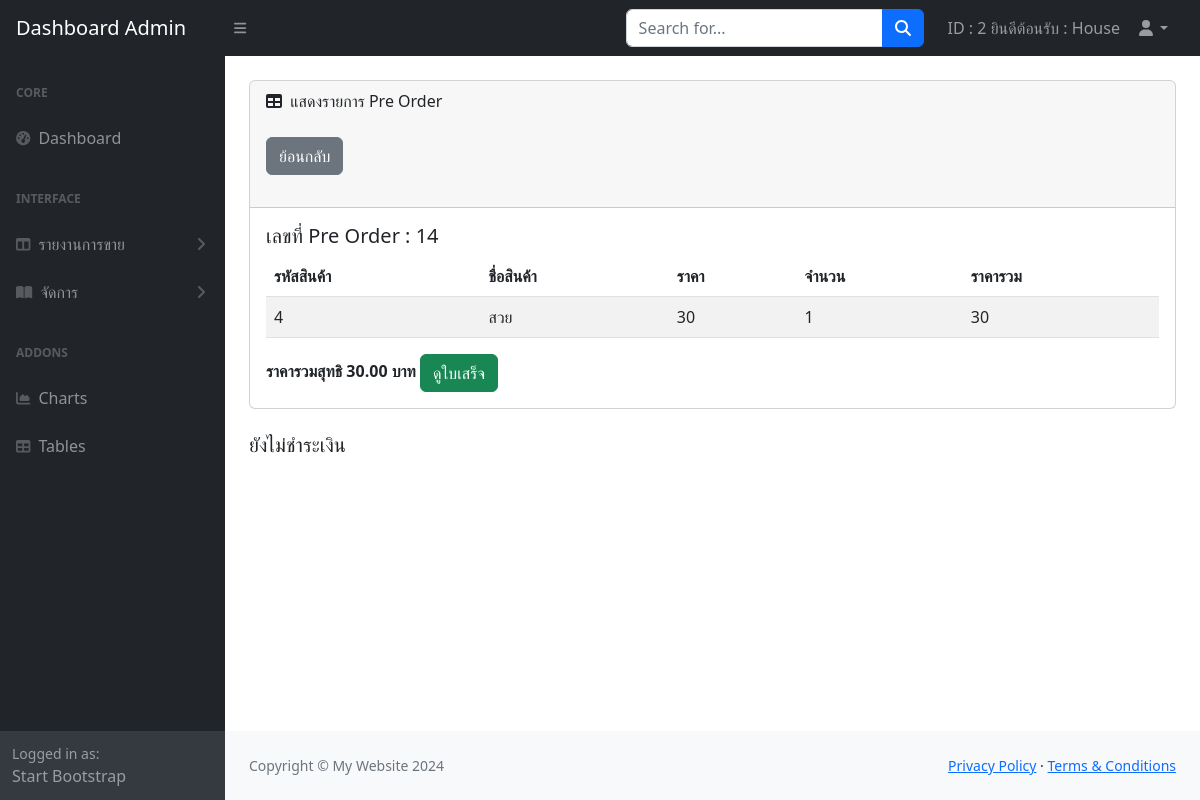
Screenshot of /admin/report_pre_order_detail.php?id=14 (signed in) with the database file from the repository.
### tables this page shows
CREATE TABLE `pre_order_detail` (
  `id_pre_detail` int(11) NOT NULL,
  `item_amount` int(11) NOT NULL,
  `total` int(11) NOT NULL,
  `id_pro` int(11) NOT NULL,
  `id_pre` int(11) NOT NULL
);

CREATE TABLE `pre_order` (
  `id_pre` int(11) NOT NULL,
  `time_pre` timestamp NOT NULL DEFAULT current_timestamp(),
  `total_price_pre` float NOT NULL,
  `pre_status` varchar(1) NOT NULL COMMENT '0=ยกเลิกการ Pre Order,1=ยังไม่ชำระเงิน,2=ชำระเงินแล้ว,3=รอตรวจสอบ',
  `address` text NOT NULL,
  `id_pro` int(11) NOT NULL,
  `id_member` int(11) NOT NULL
);

CREATE TABLE `product` (
  `id_pro` int(11) NOT NULL,
  `id_user` int(255) NOT NULL COMMENT 'รหัสผู้ใช้ที่ลงขาย',
  `name_pro` varchar(60) NOT NULL,
  `price_pro` int(15) NOT NULL,
  `photo_pro` varchar(100) NOT NULL COMMENT 'รูปภาพ',
  `detail_pro` varchar(255) NOT NULL,
  `amount` int(10) NOT NULL,
  `status_pro` int(1) NOT NULL COMMENT '0=ยกเลิก\r\n1=วางขาย\r\n2=รอตรวจสอบ',
  `id_type` int(5) NOT NULL
);

### admin/report_pre_order_detail.php (the view, shortened to what this page needs)
<?php
include 'config.php';
$ids=$_GET['id'];
$sql1 = "select * from pre_order_detail pd,product p ,pre_order po,user_form u ,payment_pre pp where pd.id_pro=p.id_pro and pd.id_pre=po.id_pre and po.id_member=u.id and po.id_pre=pp.id_pre and po.id_pre = '$ids' ";
$result1=mysqli_query($conn,$sql1);
$row1=mysqli_fetch_array($result1);
$image_bill=$row1['pay_image'];
?>
<!DOCTYPE html>
<html lang="en">
    <head>
        <link href="https://cdn.jsdelivr.net/npm/simple-datatables@7.1.2/dist/style.min.css" rel="stylesheet" />
        <link href="css/styles.css" rel="stylesheet" />
    </head>
    <body class="sb-nav-fixed">
        <?php
        include 'menu1.php';
        ?>
            <div id="layoutSidenav_content">
                <main>
                    <div class="container-fluid px-4">
                        <div class="card mb-4 mt-4">
                            <div class="card-header">
                                <i class="fas fa-table me-1"></i>
                                แสดงรายการ Pre Order
                            <div>
                                <br>
                            <a href="report_pre_order.php" > <button type="button" class="btn btn-secondary">ย้อนกลับ</button> </a>
                            </div>
                            <br>
                            </div>
                            <div class="card-body">
                                <h5>เลขที่ Pre Order : <?=$ids?></h5>
                                <table class="table table-striped">
                                    <thead>
                                        <tr>
                                            <th>รหัสสินค้า</th>
                                            <th>ชื่อสินค้า</th>
                                            <th>ราคา</th>
                                            <th>จำนวน</th>
                                            <th>ราคารวม</th>
                                        </tr>
                                    </thead>
                                    <tbody>
<?php
$sql = "select * from pre_order_detail pd,product p ,pre_order po,user_form u where pd.id_pro=p.id_pro and pd.id_pre=po.id_pre and po.id_member=u.id and po.id_pre='$ids' order by po.id_pro ";
$result=mysqli_query($conn,$sql);
$sum_total=0;
while($row=mysqli_fetch_array($result)){
    $sum_total=$row['total_price_pre'];
?>
                                        <tr>
                                            <td><?=$row['id_pro']?></td>
                                            <td><?=$row['name_pro']?></td>
                                            <td><?=$row['price_pro']?></td>
                                            <td><?=$row['item_amount']?></td>
                                            <td><?=$row['total']?></td>
                                        </tr>
                                    <?php
                                    }
                                    ?>
                                </table>
                                <b>ราคารวมสุทธิ <?=number_format($sum_total,2)?> บาท</b>
                                <a href="print_pre_order.php?id=<?=$ids?>" > <button type="button" class="btn btn-success">ดูใบเสร็จ</button> </a>
                            </div>
                        </div>
                        <div>
                            <?php
                            if($image_bill <> ""){ ?>
                            <h5>ชำระเงินแล้ว</h5>
                            <img src="../img/payment/<?=$row1['pay_image']?>" width="300px">
                            <?php }else{ ?>
                                <h5>ยังไม่ชำระเงิน</h5>
                            <?php } ?>
                        </div>
                    </div>
                </main>
                <?php
        include 'footer.php';
        ?>
            </div>
        </div>
    </body>
</html>

### rows the page displays
pre_order_detail: pre_order.id_pro "4", id_pro.name_pro "สวย", id_pro.price_pro "30", item_amount "1", total "30", pre_order.total_price_pre "30.00"

### other values shown
$_SESSION["ad_id"] "2"
$_SESSION["ad_name"] "House"
$ids "14"
